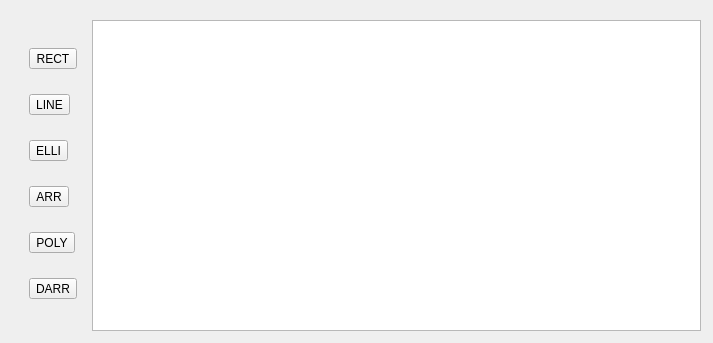
<?xml version="1.0" encoding="UTF-8"?>
<ui version="4.0">
 <class>SROccluder</class>
 <widget class="QWidget" name="SROccluder">
  <property name="geometry">
   <rect>
    <x>0</x>
    <y>0</y>
    <width>713</width>
    <height>343</height>
   </rect>
  </property>
  <property name="windowTitle">
   <string>Form</string>
  </property>
  <widget class="QWidget" name="layoutWidget">
   <property name="geometry">
    <rect>
     <x>20</x>
     <y>20</y>
     <width>681</width>
     <height>311</height>
    </rect>
   </property>
   <layout class="QHBoxLayout" name="horizontalLayout">
    <item>
     <widget class="QWidget" name="widget" native="true">
      <layout class="QVBoxLayout" name="verticalLayout">
       <item>
        <widget class="QToolButton" name="toolButton">
         <property name="text">
          <string>RECT</string>
         </property>
        </widget>
       </item>
       <item>
        <widget class="QToolButton" name="toolButton_4">
         <property name="text">
          <string>LINE</string>
         </property>
        </widget>
       </item>
       <item>
        <widget class="QToolButton" name="toolButton_2">
         <property name="text">
          <string>ELLI</string>
         </property>
        </widget>
       </item>
       <item>
        <widget class="QToolButton" name="toolButton_5">
         <property name="text">
          <string>ARR</string>
         </property>
        </widget>
       </item>
       <item>
        <widget class="QToolButton" name="toolButton_3">
         <property name="text">
          <string>POLY</string>
         </property>
        </widget>
       </item>
       <item>
        <widget class="QToolButton" name="toolButton_6">
         <property name="text">
          <string>DARR</string>
         </property>
        </widget>
       </item>
      </layout>
     </widget>
    </item>
    <item>
     <widget class="QGraphicsView" name="graphicsView"/>
    </item>
   </layout>
  </widget>
 </widget>
 <resources/>
 <connections/>
</ui>
